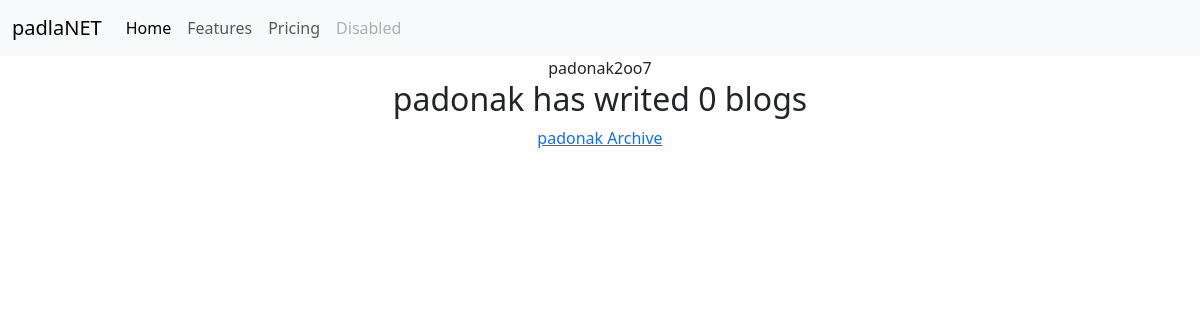
The page /blog/ on the database as committed earlier.
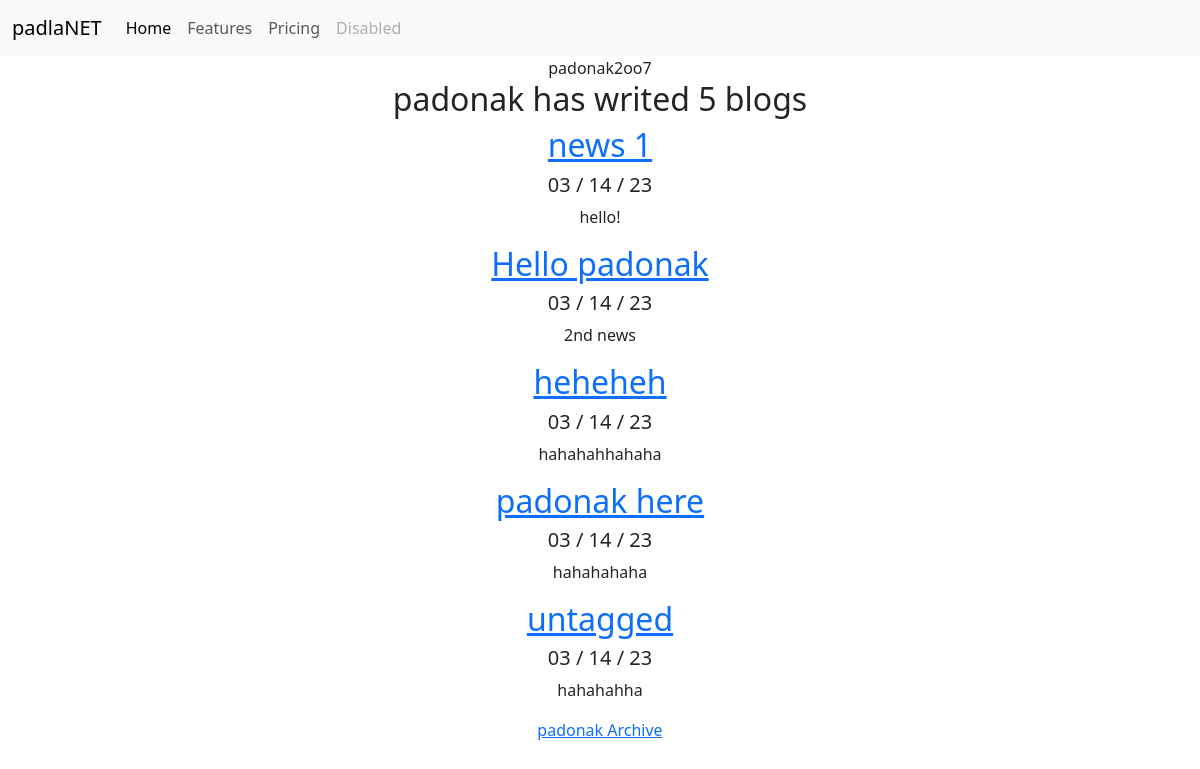
The same page on the database as committed later.
### blog/models.py (models this page shows)
class Blog(models.Model):
    title = models.CharField(max_length=200)
    description = models.TextField()
    date = models.DateField()

### blog/views.py (the view)
# urls.py: path('', views.all_blogs, name = 'all_blogs' ),
def all_blogs(request):
    blogs = Blog.objects.order_by('-date')[:10]
    return render(request, 'blog/all_blogs.html', {'blogs':blogs})

### blog/templates/blog/all_blogs.html
{% extends 'portfolio/base.html' %}
{% block content %}
<center>padonak2oo7<br>
<h2>padonak has writed {{ blogs.count }} blog{{ blogs.count|pluralize }}</h2>
    {% for blog in blogs %}
    <a href="{% url 'blog:detail' blog.id %}"><H2>{{ blog.title }}</H2></a>
        <h5>{{ blog.date|date:'m / d / y' }}</h5>
        <p>{{ blog.description|safe|truncatechars:130 }}</p>
    {% endfor %}
<a href="blog_archive">padonak Archive</a>
</center>
{% endblock %}

### portfolio/templates/portfolio/base.html (shortened to what this page needs)
<!doctype html>
<html lang="en">
<head>
    <link href="https://cdn.jsdelivr.net/npm/bootstrap@5.3.0-alpha1/dist/css/bootstrap.min.css" rel="stylesheet"
>
</head>
<body>
<nav class="navbar navbar-expand-lg bg-body-tertiary">
  <div class="container-fluid">
    <a class="navbar-brand" href="#">padlaNET</a>
    <div class="collapse navbar-collapse" id="navbarNav">
      <ul class="navbar-nav">
        <li class="nav-item">
          <a class="nav-link active" aria-current="page" href="#">Home</a>
        </li>
        <li class="nav-item">
          <a class="nav-link" href="#">Features</a>
        </li>
        <li class="nav-item">
          <a class="nav-link" href="#">Pricing</a>
        </li>
        <li class="nav-item">
          <a class="nav-link disabled">Disabled</a>
        </li>
      </ul>
    </div>
  </div>
</nav>
{% block content %}{% endblock %}
</body>
</html>

Rows that differ between the two databases and show on the page:
added Blog: title "news 1", date "03 / 14 / 23", description "hello!"
added Blog: title "Hello padonak", date "03 / 14 / 23", description "2nd news"
added Blog: title "heheheh", date "03 / 14 / 23", description "hahahahhahaha"
added Blog: title "padonak here", date "03 / 14 / 23", description "hahahahaha"
added Blog: title "untagged", date "03 / 14 / 23", description "hahahahha"
Other text that changed with them:
{{ blogs.count }}: "0" → "5"
